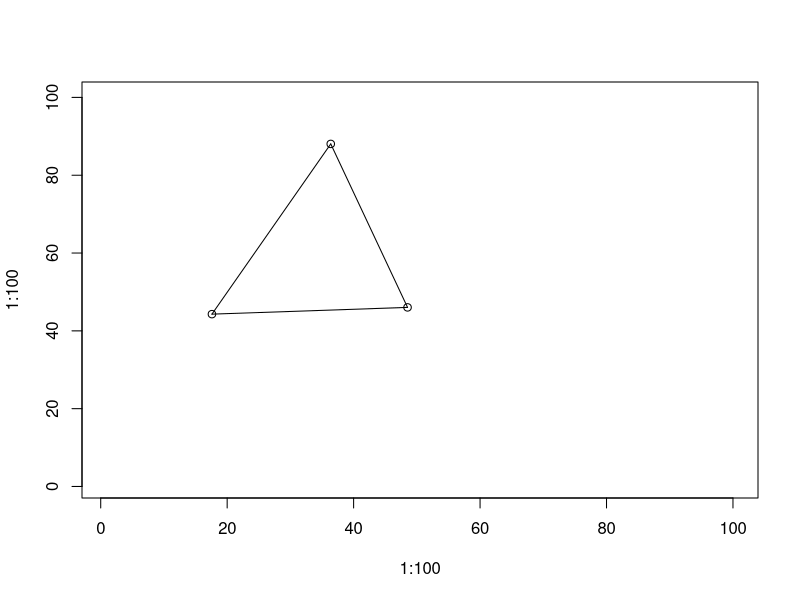

This chart was generated by the following R code:
#! /usr/bin/env Rscript
png("convex.png", width=700, height=700)
plot(1:100.000, 1:100.000, type="n")

#points
points(17.591,44.294)
points(36.383,88.048)
points(48.530,46.031)

#line segments
segments(17.591,44.294,36.383,88.048)
segments(36.383,88.048,48.530,46.031)
segments(48.530,46.031,17.591,44.294)
dev.off()
